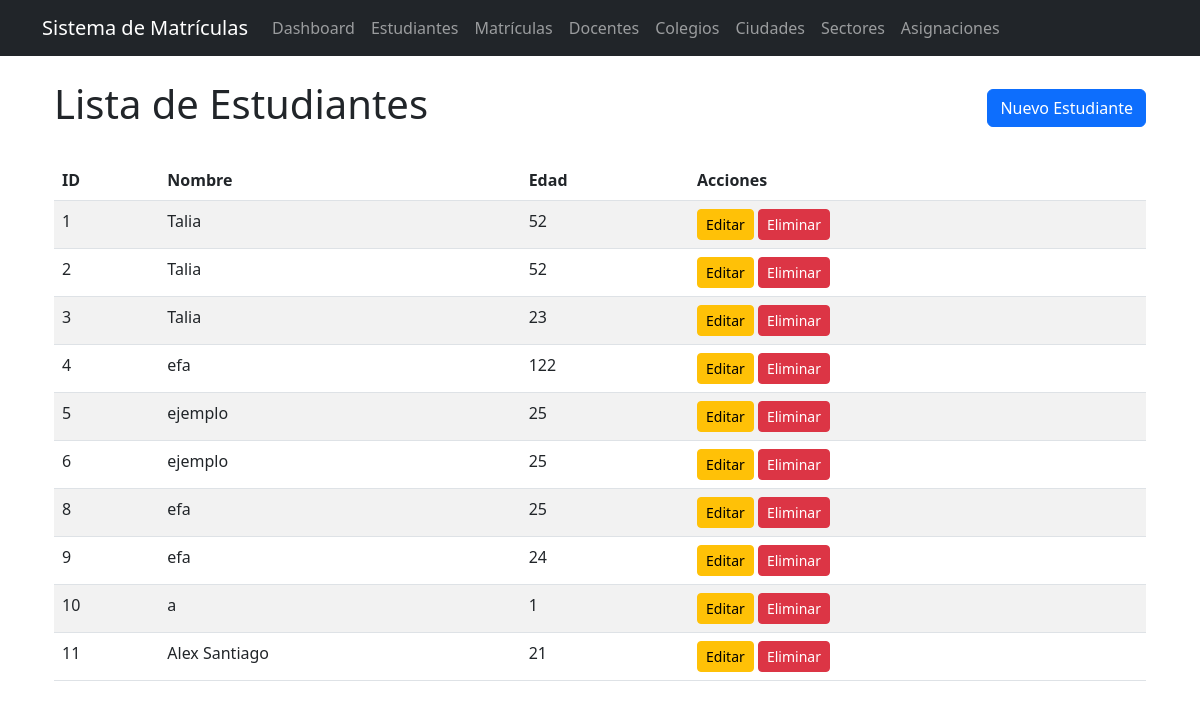
Screenshot of /index.php?vista=listar with the database file from the repository.
### tables this page shows
CREATE TABLE `estudiante` (
  `id` int(11) NOT NULL,
  `nombre` varchar(200) NOT NULL,
  `edad` int(11) NOT NULL
);

### app/controllers/EstudianteController.php (called while the page is built, shortened)
<?php
require_once __DIR__ . '/../models/Estudiante.php';
class EstudianteController {
    private $estudiante;
    public function __construct() {
        $this->estudiante = new Estudiante();
    }
    public function index() {
        try {
            $estudiantes = $this->estudiante->getAll();
            $totalEstudiantes = $this->estudiante->getTotalCount();
            require_once __DIR__ . '/../views/estudiantes/index.php';
            $content = ob_get_clean();
            return $content;
        } catch (Exception $e) {
            error_log('Error en index de estudiantes: ' . $e->getMessage());
            error_log('Stack trace: ' . $e->getTraceAsString());
            setFlashMessage('error', 'Error al cargar la lista de estudiantes');
            header('Location: index.php?vista=dashboard');
            exit;
        }
    }
}
?>

### index.php (called while the page is built, shortened)
<?php
require_once __DIR__ . '/app/config/db.php';
require_once __DIR__ . '/app/models/Estudiante.php';
require_once __DIR__ . '/app/controllers/EstudianteController.php';
require_once __DIR__ . '/app/controllers/SectorController.php';
$vista = $_GET['vista'] ?? 'dashboard';
switch ($vista) {
    case 'listar':
        $controller = new EstudianteController();
        $content = $controller->index();
        break;
}
require_once __DIR__ . '/app/views/layouts/main.php';
?>

### app/models/Estudiante.php (called while the page is built, shortened)
<?php
require_once __DIR__ . '/../config/db.php';
class Estudiante {
    private $pdo;
    public function __construct() {
        global $pdo;
        $this->pdo = $pdo;
    }
    public function getAll() {
        try {
            $stmt = $this->pdo->query('SELECT * FROM estudiante');
            $result = $stmt->fetchAll(PDO::FETCH_ASSOC);
            return $result;
        } catch (PDOException $e) {
            error_log('Error en getAll: ' . $e->getMessage());
            return [];
        }
    }
    public function getTotalCount() {
        $stmt = $this->pdo->query('SELECT COUNT(*) FROM estudiante');
        return $stmt->fetchColumn();
    }
}
?>

### app/views/estudiantes/index.php (the view)
<div class="container mt-4">
    <div class="d-flex justify-content-between align-items-center mb-4">
        <h1>Lista de Estudiantes</h1>
        <a href="index.php?vista=crear_estudiante" class="btn btn-primary">Nuevo Estudiante</a>
    </div>
    <div class="table-responsive">
        <table class="table table-striped">
            <thead>
                <tr>
                    <th>ID</th>
                    <th>Nombre</th>
                    <th>Edad</th>
                    <th>Acciones</th>
                </tr>
            </thead>
            <tbody>
            <?php
            if (!empty($estudiantes)) {
                foreach ($estudiantes as $estudiante) {
            ?>
                    <tr>
                        <td><?= htmlspecialchars($estudiante['id']) ?></td>
                        <td><?= htmlspecialchars($estudiante['nombre']) ?></td>
                        <td><?= htmlspecialchars($estudiante['edad']) ?></td>
                        <td>
                            <a href="index.php?vista=editar_estudiante&id=<?= htmlspecialchars($estudiante['id']) ?>" class="btn btn-sm btn-warning">Editar</a>
                            <a href="index.php?eliminar_estudiante=<?= htmlspecialchars($estudiante['id']) ?>" class="btn btn-sm btn-danger" onclick="return confirm('¿Está seguro de eliminar este estudiante?')">Eliminar</a>
                        </td>
                    </tr>
            <?php
                }
            } else {
            ?>
                <tr>
                    <td colspan="4" class="text-center">No hay estudiantes registrados</td>
                </tr>
            <?php
            }
            ?>
            </tbody>
        </table>
    </div>
</div>

### app/views/layouts/main.php (shortened to what this page needs)
<!DOCTYPE html>
<html lang="es">
<head>
    <link href="https://cdn.jsdelivr.net/npm/bootstrap@5.3.0/dist/css/bootstrap.min.css" rel="stylesheet">
    <link rel="stylesheet" href="https://cdnjs.cloudflare.com/ajax/libs/font-awesome/6.0.0/css/all.min.css">
</head>
<body>
    <nav class="navbar navbar-expand-lg navbar-dark bg-dark">
        <div class="container">
            <a class="navbar-brand" href="index.php?vista=dashboard">Sistema de Matrículas</a>
            <div class="collapse navbar-collapse" id="navbarNav">
                <ul class="navbar-nav">
                    <li class="nav-item">
                        <a class="nav-link" href="index.php?vista=dashboard">Dashboard</a>
                    </li>
                    <li class="nav-item">
                        <a class="nav-link" href="index.php?vista=listar">Estudiantes</a>
                    </li>
                    <li class="nav-item">
                        <a class="nav-link" href="index.php?vista=listar_matriculas">Matrículas</a>
                    </li>
                    <li class="nav-item">
                        <a class="nav-link" href="index.php?vista=listar_docentes">Docentes</a>
                    </li>
                    <li class="nav-item">
                        <a class="nav-link" href="index.php?vista=listar_colegios">Colegios</a>
                    </li>
                    <li class="nav-item">
                        <a class="nav-link" href="index.php?vista=listar_ciudades">Ciudades</a>
                    </li>
                    <li class="nav-item">
                        <a class="nav-link" href="index.php?vista=listar_sectores">Sectores</a>
                    </li>
                    <li class="nav-item">
                        <a class="nav-link" href="index.php?vista=listar_asignaciones_docente">Asignaciones</a>
                    </li>
                </ul>
            </div>
        </div>
    </nav>
    <div class="container mt-4">
        <?php echo $content ?? ''; ?>
    </div>
</body>
</html>

### rows the page displays
estudiante: id "1", nombre "Talia", edad "52"
estudiante: id "2", nombre "Talia", edad "52"
estudiante: id "3", nombre "Talia", edad "23"
estudiante: id "4", nombre "efa", edad "122"
estudiante: id "5", nombre "ejemplo", edad "25"
estudiante: id "6", nombre "ejemplo", edad "25"
estudiante: id "8", nombre "efa", edad "25"
estudiante: id "9", nombre "efa", edad "24"
estudiante: id "10", nombre "a", edad "1"
estudiante: id "11", nombre "Alex Santiago", edad "21"
